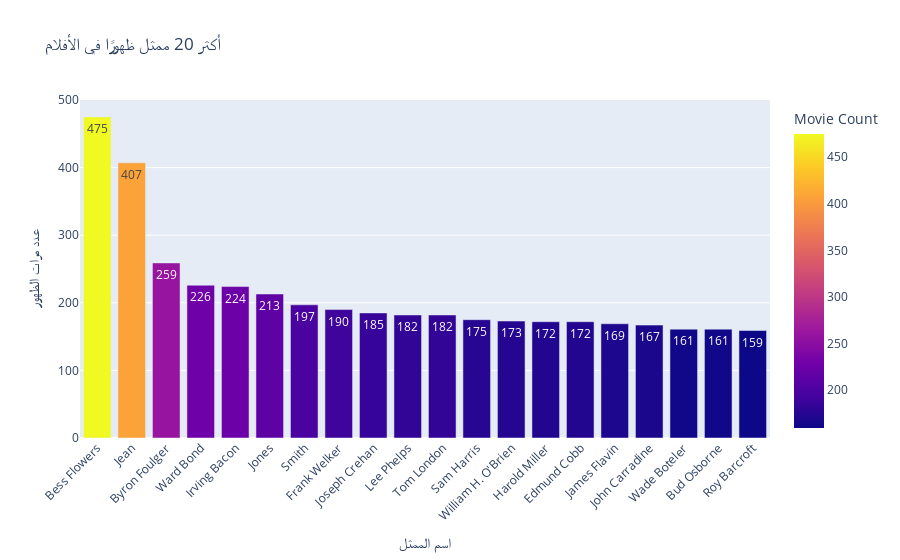

Notebook source saved alongside this figure:
### Markdown cell above
### أكثر الممثلين من حيث عدد الأفلام:
من جدول top_20_act، نلاحظ:

Bess Flowers هي الأكثر ظهورًا بـ 475 فيلم، وهي مشهورة بلقب "ملكة الكومبارس"، لأنها ظهرت في مئات الأفلام غالبًا بأدوار صغيرة أو ثانوية.

يجي بعدها Jean بـ 407 فيلم، وByron Foulger بـ 259 فيلم، وهكذا.

إذا منلاحظ، معظم الأسماء يلي عندها عدد أفلام كبير هم ممثلين كانوا يظهروا كثيرًا بأدوار صغيرة أو في خلفية المشهد، خصوصًا في الحقبة الكلاسيكية من هوليوود.

### أكثر الممثلين من حيث تنوع الأنواع السينمائية (تعدد أنواع الأفلام):
من جدول actor_genre_counts، نلاحظ:

Jean هو الأكثر تنوعًا بـ 191 نوع/تصنيف مختلف، يلي بيدل إنو شارك بمجموعة كبيرة من الأنواع السينمائية (أكشن، دراما، كوميدي، رعب...).

بعدها Frank Welker بـ 147 نوع، وهو معروف بالأداء الصوتي، خصوصًا بأفلام الأنيميشن، يلي تساهم بتنوع تصنيفات الأفلام يلي بيشارك فيها.

Bess Flowers عندها أيضًا تنوع بـ 145 نوع،  منطقي كونها ظهرت في عدد كبير  الأفلام .

## هل في علاقة بين عدد الأفلام والتنوع؟


 في بعض الحالات، الممثل يلي عنده عدد كبير من الأفلام بيكون عنده تنوع عالي أيضًا، مثل:

Jean ثاني أكتر ممثل أفلام وأكتر ممثل تنوعًا.

Bess Flowers أكتر وحدة أفلام وثالث وحدة من حيث التنوع.

 لكن مو شرط دائمًا:

في ممثلين عندهم أفلام كثيرة بس تنوعهم أقل نسبيًا، مثل:

Irving Bacon عنده 224 فيلم بس مش ضمن قائمة أكتر تنوعًا.

Lee Phelps 182 فيلم وما ظهر بقائمة التنوع.

 بالمقابل، في ممثلين عندهم تنوع كبير بس مش من أكثر الناس إنتاجًا:

مثل Danny Trejo عنده 102 نوع بس مش من أعلى الناس بعدد الأفلام ضمن الـ Top 20.

### Code cell
act_counts = pd.Series(all_actors).value_counts()


top_20_act = act_counts.head(20).reset_index()
top_20_act.columns = ['actor', 'Movie Count']

fig = px.bar(top_20_act, x='actor', y='Movie Count',
             title='أكثر 20 ممثل ظهورًا في الأفلام',
             text='Movie Count', color='Movie Count', color_continuous_scale='Plasma')
fig.update_layout(xaxis_title='اسم الممثل', yaxis_title='عدد مرات الظهور', xaxis_tickangle=-45)
fig.show()

### Figure 1 — Plotly figure (JSON) as saved in the notebook; plotly's stock layout.template omitted (floating-point values rounded to 4 significant figures)
{"data": [{"hovertemplate": "actor=%{x}<br>Movie Count=%{marker.color}<extra></extra>", "legendgroup": "", "marker": {"color": [475, 407, 259, 226, 224, 213, 197, 190, 185, 182, 182, 175, 173, 172, 172, 169, 167, 161, 161, 159], "coloraxis": "coloraxis", "pattern": {"shape": ""}}, "name": "", "orientation": "v", "showlegend": false, "text": [475.0, 407.0, 259.0, 226.0, 224.0, 213.0, 197.0, 190.0, 185.0, 182.0, 182.0, 175.0, 173.0, 172.0, 172.0, 169.0, 167.0, 161.0, 161.0, 159.0], "textposition": "auto", "type": "bar", "x": ["Bess Flowers", "Jean", "Byron Foulger", "Ward Bond", "Irving Bacon", "Jones", "Smith", "Frank Welker", "Joseph Crehan", "Lee Phelps", "Tom London", "Sam Harris", "William H. O'Brien", "Harold Miller", "Edmund Cobb", "James Flavin", "John Carradine", "Wade Boteler", "Bud Osborne", "Roy Barcroft"], "xaxis": "x", "y": [475, 407, 259, 226, 224, 213, 197, 190, 185, 182, 182, 175, 173, 172, 172, 169, 167, 161, 161, 159], "yaxis": "y"}], "layout": {"barmode": "relative", "coloraxis": {"colorbar": {"title": {"text": "Movie Count"}}, "colorscale": [[0, "#0d0887"], [0.1111, "#46039f"], [0.2222, "#7201a8"], [0.3333, "#9c179e"], [0.4444, "#bd3786"], [0.5556, "#d8576b"], [0.6667, "#ed7953"], [0.7778, "#fb9f3a"], [0.8889, "#fdca26"], [1, "#f0f921"]]}, "legend": {"tracegroupgap": 0}, "title": {"text": "أكثر 20 ممثل ظهورًا في الأفلام"}, "xaxis": {"anchor": "y", "domain": [0, 1], "tickangle": -45, "title": {"text": "اسم الممثل"}}, "yaxis": {"anchor": "x", "domain": [0, 1], "title": {"text": "عدد مرات الظهور"}}}}
